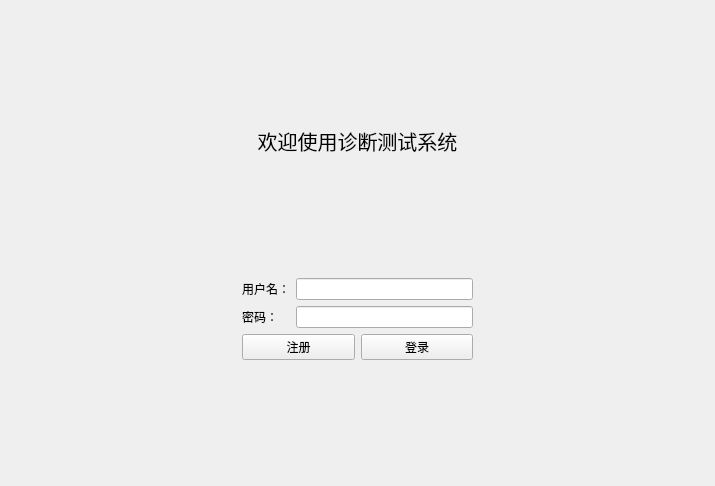
<?xml version="1.0" encoding="UTF-8"?>
<ui version="4.0">
 <class>LoginView</class>
 <widget class="QWidget" name="LoginView">
  <property name="geometry">
   <rect>
    <x>0</x>
    <y>0</y>
    <width>715</width>
    <height>486</height>
   </rect>
  </property>
  <property name="windowTitle">
   <string>登录</string>
  </property>
  <layout class="QVBoxLayout" name="verticalLayout_2">
   <item>
    <spacer name="verticalSpacer">
     <property name="orientation">
      <enum>Qt::Vertical</enum>
     </property>
     <property name="sizeHint" stdset="0">
      <size>
       <width>20</width>
       <height>111</height>
      </size>
     </property>
    </spacer>
   </item>
   <item>
    <widget class="QLabel" name="label_3">
     <property name="font">
      <font>
       <pointsize>15</pointsize>
      </font>
     </property>
     <property name="text">
      <string>欢迎使用诊断测试系统</string>
     </property>
     <property name="alignment">
      <set>Qt::AlignCenter</set>
     </property>
    </widget>
   </item>
   <item>
    <spacer name="verticalSpacer_2">
     <property name="orientation">
      <enum>Qt::Vertical</enum>
     </property>
     <property name="sizeHint" stdset="0">
      <size>
       <width>20</width>
       <height>110</height>
      </size>
     </property>
    </spacer>
   </item>
   <item>
    <layout class="QHBoxLayout" name="horizontalLayout_2">
     <item>
      <spacer name="horizontalSpacer">
       <property name="orientation">
        <enum>Qt::Horizontal</enum>
       </property>
       <property name="sizeHint" stdset="0">
        <size>
         <width>40</width>
         <height>20</height>
        </size>
       </property>
      </spacer>
     </item>
     <item>
      <layout class="QVBoxLayout" name="verticalLayout">
       <item>
        <layout class="QFormLayout" name="formLayout">
         <item row="0" column="0">
          <widget class="QLabel" name="label">
           <property name="text">
            <string>用户名：</string>
           </property>
          </widget>
         </item>
         <item row="1" column="0">
          <widget class="QLabel" name="label_2">
           <property name="text">
            <string>密码：</string>
           </property>
          </widget>
         </item>
         <item row="1" column="1">
          <widget class="QLineEdit" name="inputUserPassword"/>
         </item>
         <item row="0" column="1">
          <widget class="QLineEdit" name="inputUserName"/>
         </item>
        </layout>
       </item>
       <item>
        <layout class="QHBoxLayout" name="horizontalLayout">
         <item>
          <widget class="QPushButton" name="btSignUp">
           <property name="text">
            <string>注册</string>
           </property>
          </widget>
         </item>
         <item>
          <widget class="QPushButton" name="btSignIn">
           <property name="text">
            <string>登录</string>
           </property>
          </widget>
         </item>
        </layout>
       </item>
      </layout>
     </item>
     <item>
      <spacer name="horizontalSpacer_2">
       <property name="orientation">
        <enum>Qt::Horizontal</enum>
       </property>
       <property name="sizeHint" stdset="0">
        <size>
         <width>40</width>
         <height>20</height>
        </size>
       </property>
      </spacer>
     </item>
    </layout>
   </item>
   <item>
    <spacer name="verticalSpacer_3">
     <property name="orientation">
      <enum>Qt::Vertical</enum>
     </property>
     <property name="sizeHint" stdset="0">
      <size>
       <width>20</width>
       <height>111</height>
      </size>
     </property>
    </spacer>
   </item>
  </layout>
 </widget>
 <resources/>
 <connections/>
</ui>
